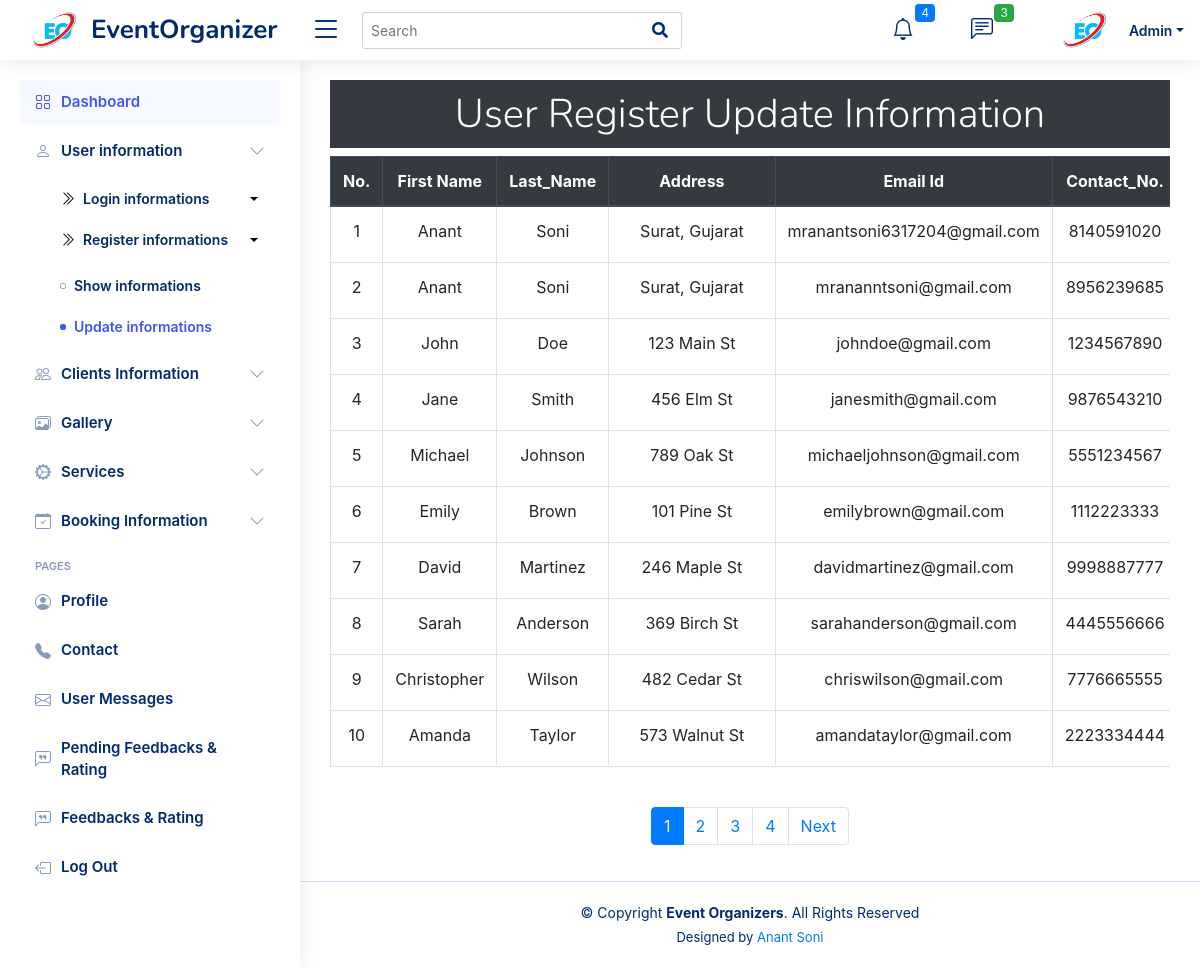
The page /Admin/user-register-update-info.php on the database its author committed.
### tables this page shows
CREATE TABLE `eu_registration` (
  `u_id` int(11) NOT NULL,
  `u_fname` varchar(30) NOT NULL,
  `u_lname` varchar(30) NOT NULL,
  `u_address` varchar(30) NOT NULL,
  `u_email` varchar(30) NOT NULL,
  `u_contact` bigint(11) NOT NULL,
  `u_password` varchar(30) NOT NULL,
  `u_rptpwd` varchar(30) NOT NULL
);

### Admin/user-register-update-info.php (the view, shortened to what this page needs)
<!DOCTYPE html>
<html lang="en">
<head>
  <link href="assets/vendor/bootstrap/css/bootstrap.min.css" rel="stylesheet">
  <link href="assets/vendor/bootstrap-icons/bootstrap-icons.css" rel="stylesheet">
  <link href="assets/vendor/boxicons/css/boxicons.min.css" rel="stylesheet">
  <link href="assets/vendor/quill/quill.snow.css" rel="stylesheet">
  <link href="assets/vendor/quill/quill.bubble.css" rel="stylesheet">
  <link href="assets/vendor/remixicon/remixicon.css" rel="stylesheet">
  <link href="assets/vendor/simple-datatables/style.css" rel="stylesheet">
  <link href="assets/css/style.css" rel="stylesheet">
      <link href="https://stackpath.bootstrapcdn.com/bootstrap/4.5.2/css/bootstrap.min.css" rel="stylesheet">
    <link rel="stylesheet" href="https://cdnjs.cloudflare.com/ajax/libs/font-awesome/5.15.3/css/all.min.css">
</head>
<body>
<header id="header" class="header fixed-top d-flex align-items-center">
  <div class="d-flex align-items-center justify-content-between">
    <a href="index.php" class="logo d-flex align-items-center">
      <img src="../images/eoc.png" alt="" style="max-height: 70px; margin-right: 1px;">
      <span class="d-none d-lg-block">EventOrganizer</span>
    </a>
    <i class="bi bi-list toggle-sidebar-btn"></i>
  </div>
  <div class="search-bar">
    <form class="search-form d-flex align-items-center" method="POST" action="#" id="searchForm">
      <input type="text" name="query" id="searchInput" placeholder="Search" title="Enter search keyword">
      <button type="submit" title="Search"><i class="fa fa-search"></i></button>
    </form>
  </div>
  <nav class="header-nav ms-auto">
    <ul class="d-flex align-items-center">
      <li class="nav-item dropdown">
        <a class="nav-link nav-icon" href="#" data-bs-toggle="dropdown">
          <i class="bi bi-bell"></i>
          <span class="badge bg-primary badge-number">4</span>
        </a>
      </li>
      <li class="nav-item dropdown">
        <a class="nav-link nav-icon" href="#" data-bs-toggle="dropdown">
          <i class="bi bi-chat-left-text"></i>
          <span class="badge bg-success badge-number">3</span>
        </a>
      </li>
      <li class="nav-item dropdown pe-3">
        <a class="nav-link nav-profile d-flex align-items-center pe-0" href="#" data-bs-toggle="dropdown">
          <img src="../images/eoc.png" alt="Profile" style="max-height: 70px; margin-right: 1px;" class="rounded-circle">
          <span class="d-none d-md-block dropdown-toggle ps-2">Admin</span>
        </a>
      </li>
    </ul>
  </nav>
</header>
  <aside id="sidebar" class="sidebar">
    <ul class="sidebar-nav" id="sidebar-nav">
      <li class="nav-item">
        <a class="nav-link " href="index.php">
          <i class="bi bi-grid"></i>
          <span>Dashboard</span>
        </a>
      </li>
     <ul class="nav flex-column">
            <li class="nav-item">
              <a class="nav-link collapsed" data-bs-toggle="collapse" href="#users-info" aria-expanded="false">
                  <i class="bi bi-person"></i><span>User information</span><i class="bi bi-chevron-down ms-auto"></i>
              </a>
              <ul id="users-info" class="nav-content collapse show" data-bs-parent=".sidebar-nav">
                <li>
                  <a class="nav-link collapsed" data-bs-toggle="collapse" href="#user-info-option1" aria-expanded="false">
                    <i class="bi bi-chevron-double-right" style="color:black; font-size: 15px;"></i><span>Login informations</span><i class="dropdown-toggle" style="color:black; padding-left: 40px; font-size: 15px;"></i>
                  </a>
                </li>
                <li>
                  <a class="nav-link collapsed" data-bs-toggle="collapse" href="#user-info-option2" aria-expanded="false">
                    <i class="bi bi-chevron-double-right" style="color:black; font-size: 15px;"></i><span>Register informations</span><i class="dropdown-toggle" style="color:black; padding-left: 22px; font-size: 15px;"></i>
                  </a>
                  <ul id="user-info-option2" class="nav-content collapse show">
                    <li>
                      <a href="user-register-show-info.php">
                        <i class="bi bi-circle"></i><span>Show informations</span>
                      </a>
                    </li>
                    <li>
                      <a href="user-register-update-info.php" class="active">
                        <i class="bi bi-circle"></i><span>Update informations</span>
                      </a>
                    </li>
                  </ul>
                </li>
              </ul>
            </li>
<li class="nav-item">
              <a class="nav-link collapsed" data-bs-toggle="collapse" href="#forms-nav">
                <i class="bi bi-people"></i><span>Clients Information</span><i class="bi bi-chevron-down ms-auto"></i>
              </a>
            </li>
      <li class="nav-item">
        <a class="nav-link collapsed" data-bs-target="#tables-nav" data-bs-toggle="collapse" href="#">
    <i class="bi bi-images"></i><span>Gallery</span><i class="bi bi-chevron-down ms-auto"></i>
</a>
      </li>
      <li class="nav-item">
        <a class="nav-link collapsed" data-bs-target="#charts-nav" data-bs-toggle="collapse" href="#">
  <i class="bi bi-gear-wide-connected"></i><span>Services</span><i class="bi bi-chevron-down ms-auto"></i>
</a>
      </li>
      <li class="nav-item">
  <a class="nav-link collapsed" data-bs-toggle="collapse" href="#booking-info-nav">
    <i class="bi bi-calendar-check"></i><span>Booking Information</span><i class="bi bi-chevron-down ms-auto"></i>
  </a>
</li>
           <li class="nav-heading">Pages</li>
      <li class="nav-item">
        <a class="nav-link collapsed" href="admin-profile.php">
  <i class="bi bi-person-circle"></i>
  <span>Profile</span>
</a>
      </li>
      <li class="nav-item">
        <a class="nav-link collapsed" href="admin-contact.php">
  <i class="bi bi-telephone-fill"></i>
  <span>Contact</span>
</a>
      </li>
      <li class="nav-item">
        <a class="nav-link collapsed" href="user-msg-info.php">
          <i class="bi bi-envelope"></i>
          <span>User Messages</span>
        </a>
      </li>
      <li class="nav-item">
        <a class="nav-link collapsed" href="pending_fdbk_and_rtng.php">
          <i class="bi bi-chat-left-quote"></i>
          <span>Pending Feedbacks & Rating</span>
        </a>
      </li>
      <li class="nav-item">
        <a class="nav-link collapsed" href="fdbk_and_rtng.php">
          <i class="bi bi-chat-left-quote"></i>
          <span>Feedbacks & Rating</span>
        </a>
      </li>
      <li class="nav-item">
        <a class="nav-link collapsed" href="main.php">
          <i class="bi bi-box-arrow-left"></i>
          <span>Log Out</span>
        </a>
      </li>
    </ul>
  </aside>
<main id="main" class="main">
<h1 class="display-6 custom-heading"> User Register Update Information </h1>
<link href="https://stackpath.bootstrapcdn.com/bootstrap/4.5.2/css/bootstrap.min.css" rel="stylesheet">
<?php
require "connection.php";
$records_per_page = 10;
$page = isset($_GET['page']) ? $_GET['page'] : 1;
$start_from = ($page - 1) * $records_per_page;
$sql = "SELECT u_id, u_fname,u_lname, u_address, u_email, u_contact, u_password, u_rptpwd FROM eu_registration LIMIT $start_from, $records_per_page";
$result = $conn->query($sql);
if ($result->num_rows > 0) {
    echo '<div class="table-responsive">';
    echo '<table class="table table-bordered">';
    echo '<thead class="thead-dark">
            <tr>
              <th style="text-align: center;">No.</th>
              <th style="text-align: center;">First Name</th>
              <th style="text-align: center;">Last_Name</th>
              <th style="text-align: center; padding-left: 50px; padding-right: 50px;">Address</th>
              <th style="text-align: center;">Email Id</th>
              <th style="text-align: center;">Contact_No.</th>
              <th style="text-align: center;">Password</th>
              <th style="text-align: center;">Repeat_Password</th>
              <th style="text-align: center;">Actions</th>
            </tr>
          </thead>';
    echo '<tbody>';
    $loopNumber = ($page - 1) * $records_per_page + 1;
    while($row = $result->fetch_assoc()) {
        echo "<tr>
                <td style='text-align: center;'>".$loopNumber."</td>
                <td style='text-align: center;'>".$row["u_fname"]."</td>
                <td style='text-align: center;'>".$row["u_lname"]."</td>
                <td style='text-align: center;'>".$row["u_address"]."</td>
                <td style='text-align: center;'>".$row["u_email"]."</td>
                <td style='text-align: center;'>".$row["u_contact"]."</td>
                <td style='text-align: center;'>".$row["u_password"]."</td>
                <td style='text-align: center;'>".$row["u_rptpwd"]."</td>
                <td style='text-align: center; white-space: nowrap;'>
                    <a href='UD Files/user-register-data-update.php?id=" . $row["u_id"] . "' class='btn btn-primary btn-sm' onclick=\"return confirm('Are you sure you want to update?');\">Update</a> &nbsp;
                    <a href='UD Files/user-register-data-delete.php?id=" . $row["u_id"] . "' class='btn btn-danger btn-sm' onclick=\"return confirm('Are you sure you want to Delete?');\">Delete</a>
                </td>
            </tr>";
        $loopNumber++;
    }
    echo '</tbody>';
    echo '</table>';
    echo '</div>';
    echo '<br>';
    $sql = "SELECT COUNT(*) AS total FROM eu_registration";
    $result = $conn->query($sql);
    $row = $result->fetch_assoc();
    $total_pages = ceil($row["total"] / $records_per_page);
    echo '<div class="text-center">';
    echo '<ul class="pagination justify-content-center">';
    for ($i = 1; $i <= $total_pages; $i++) {
        echo '<li class="page-item '.($page == $i ? 'active' : '').'"><a class="page-link" href="?page='.$i.'">'.$i.'</a></li>';
    }
    if ($page < $total_pages) {
        echo '<li class="page-item"><a class="page-link" href="?page='.($page + 1).'">Next</a></li>';
    }
    echo '</ul>';
    echo '</div>';
} else {
    echo "0 results";
}
?>
</main>
  <footer id="footer" class="footer">
    <div class="copyright">
      &copy; Copyright <strong><span>Event Organizers</span></strong>. All Rights Reserved
    </div>
    <div class="credits">
      Designed by <a href="https://bootstrapmade.com/">Anant Soni</a>
    </div>
  </footer>
</body>
</html>

### Admin/assets/css/style.css (style rules this page uses)
:root { scroll-behavior: smooth; }
body { font-family: "Open Sans", sans-serif; background: #f6f9ff; color: #444444; }
a { color: #4154f1; text-decoration: none; }
h1, h2, h3, h4, h5, h6 { font-family: "Nunito", sans-serif; }
#main { margin-top: 60px; padding: 20px 30px; transition: all 0.3s; }
.logo { line-height: 1; }
@media (min-width: 1200px) { .logo { width: 280px; } }
.logo img { max-height: 26px; margin-right: 6px; }
.logo span { font-size: 26px; font-weight: 700; color: #012970; font-family: "Nunito", sans-serif; }
.header { transition: all 0.5s; z-index: 997; height: 60px; box-shadow: 0px 2px 20px rgba(1, 41, 112, 0.1); background-color: #fff; padding-left: 20px; }
.header .toggle-sidebar-btn { font-size: 32px; padding-left: 10px; cursor: pointer; color: #012970; }
.header .search-bar { min-width: 360px; padding: 0 20px; }
.header .search-form { width: 100%; }
.header .search-form input { border: 0; font-size: 14px; color: #012970; border: 1px solid rgba(1, 41, 112, 0.2); padding: 7px 38px 7px 8px; border-radius: 3px; transition: 0.3s; width: 100%; }
.header .search-form button { border: 0; padding: 0; margin-left: -30px; background: none; }
.header .search-form button i { color: #012970; }
.header-nav ul { list-style: none; }
.header-nav>ul { margin: 0; padding: 0; }
.header-nav .nav-icon { font-size: 22px; color: #012970; margin-right: 25px; position: relative; }
.header-nav .nav-profile { color: #012970; }
.header-nav .nav-profile img { max-height: 36px; }
.header-nav .nav-profile span { font-size: 14px; font-weight: 600; }
.header-nav .badge-number { position: absolute; inset: -2px -5px auto auto; font-weight: normal; font-size: 12px; padding: 3px 6px; }
.sidebar { position: fixed; top: 60px; left: 0; bottom: 0; width: 300px; z-index: 996; transition: all 0.3s; padding: 20px; overflow-y: auto; scrollbar-width: thin; scrollbar-color: #aab7cf transparent; box-shadow: 0px 0px 20px rgba(1, 41, 112, 0.1); background-color: #fff; }
@media (min-width: 1200px) { #main, #footer { margin-left: 300px; } }
.sidebar-nav { padding: 0; margin: 0; list-style: none; }
.sidebar-nav li { padding: 0; margin: 0; list-style: none; }
.sidebar-nav .nav-item { margin-bottom: 5px; }
.sidebar-nav .nav-heading { font-size: 11px; text-transform: uppercase; color: #899bbd; font-weight: 600; margin: 10px 0 5px 15px; }
.sidebar-nav .nav-link { display: flex; align-items: center; font-size: 15px; font-weight: 600; color: #4154f1; transition: 0.3; background: #f6f9ff; padding: 10px 15px; border-radius: 4px; }
.sidebar-nav .nav-link i { font-size: 16px; margin-right: 10px; color: #4154f1; }
.sidebar-nav .nav-link.collapsed { color: #012970; background: #fff; }
.sidebar-nav .nav-link.collapsed i { color: #899bbd; }
.sidebar-nav .nav-link .bi-chevron-down { margin-right: 0; transition: transform 0.2s ease-in-out; }
.sidebar-nav .nav-content { padding: 5px 0 0 0; margin: 0; list-style: none; }
.sidebar-nav .nav-content a { display: flex; align-items: center; font-size: 14px; font-weight: 600; color: #012970; transition: 0.3; padding: 10px 0 10px 40px; transition: 0.3s; }
.sidebar-nav .nav-content a i { font-size: 6px; margin-right: 8px; line-height: 0; border-radius: 50%; }
.sidebar-nav .nav-content a:hover, .sidebar-nav .nav-content a.active { color: #4154f1; }
.sidebar-nav .nav-content a.active i { background-color: #4154f1; }
.footer { padding: 20px 0; font-size: 14px; transition: all 0.3s; border-top: 1px solid #cddfff; }
.footer .copyright { text-align: center; color: #012970; }
.footer .credits { padding-top: 5px; text-align: center; font-size: 13px; color: #012970; }

### Admin/user-register-update-info.php (style rules this page uses)
.custom-heading { background-color: #343a40; color: white; padding: 10px; text-align: center; }
.table-responsive { overflow-x: auto; }

### rows shown on the page
eu_registration: u_fname "Anant", u_lname "Soni", u_address "Surat, Gujarat", u_email "mranantsoni6317204@gmail.com", u_contact "8140591020"
eu_registration: u_fname "Anant", u_lname "Soni", u_address "Surat, Gujarat", u_email "mrananntsoni@gmail.com", u_contact "8956239685"
eu_registration: u_fname "John", u_lname "Doe", u_address "123 Main St", u_email "johndoe@gmail.com", u_contact "1234567890"
eu_registration: u_fname "Jane", u_lname "Smith", u_address "456 Elm St", u_email "janesmith@gmail.com", u_contact "9876543210"
eu_registration: u_fname "Michael", u_lname "Johnson", u_address "789 Oak St", u_email "michaeljohnson@gmail.com", u_contact "5551234567"
eu_registration: u_fname "Emily", u_lname "Brown", u_address "101 Pine St", u_email "emilybrown@gmail.com", u_contact "1112223333"
eu_registration: u_fname "David", u_lname "Martinez", u_address "246 Maple St", u_email "davidmartinez@gmail.com", u_contact "9998887777"
eu_registration: u_fname "Sarah", u_lname "Anderson", u_address "369 Birch St", u_email "sarahanderson@gmail.com", u_contact "4445556666"
eu_registration: u_fname "Christopher", u_lname "Wilson", u_address "482 Cedar St", u_email "chriswilson@gmail.com", u_contact "7776665555"
eu_registration: u_fname "Amanda", u_lname "Taylor", u_address "573 Walnut St", u_email "amandataylor@gmail.com", u_contact "2223334444"
